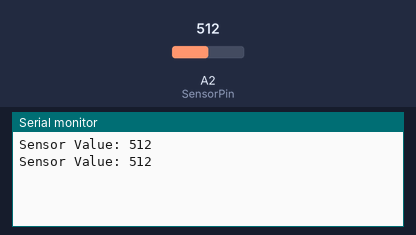
A sketch run on a simulated Arduino Uno, built with avr-gcc and run on an emulated ATmega328P. Parts: the last lines printed to the serial monitor. The test bench sets the inputs (shaded band); at power-on: A2 (SensorPin) = 512.

Above: at 1.8 s.
1.9 s: A2 (SensorPin) set to 716
At 2.8 s:
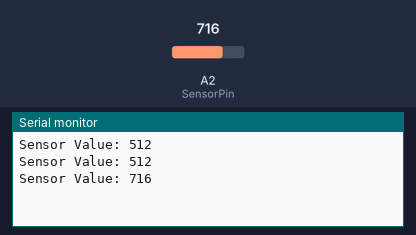
3.4 s: A2 (SensorPin) set to 900
At 4.8 s:
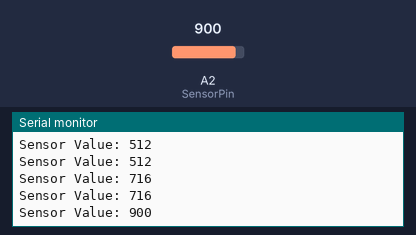
Timing chart, 0 to 6.4 s (numbered marks = the images above; inputs shaded):
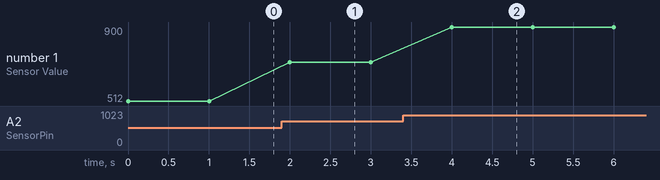

Measured:
- after the input at 1.9 s, the serial monitor: prints a new line after 0.10 s (image 1)
- after the input at 3.4 s, the serial monitor: prints a new line after 0.60 s (image 2)
- plotted number 1: 512 → 716 after the input at 1.9 s, 716 → 900 after the input at 3.4 s

The sketch:

SoilWorkSimple.docx.ino
```cpp
const int SensorPin = 2;

void setup() {
  Serial.begin(9600);  // Set the baud rate to your preference
}

void loop() {
  int sensorValue = analogRead(SensorPin);
  Serial.print("Sensor Value: ");
  Serial.println(sensorValue);
  delay(1000);  // Adjust the delay as needed to control the reading frequency
}
//4095 air
```
